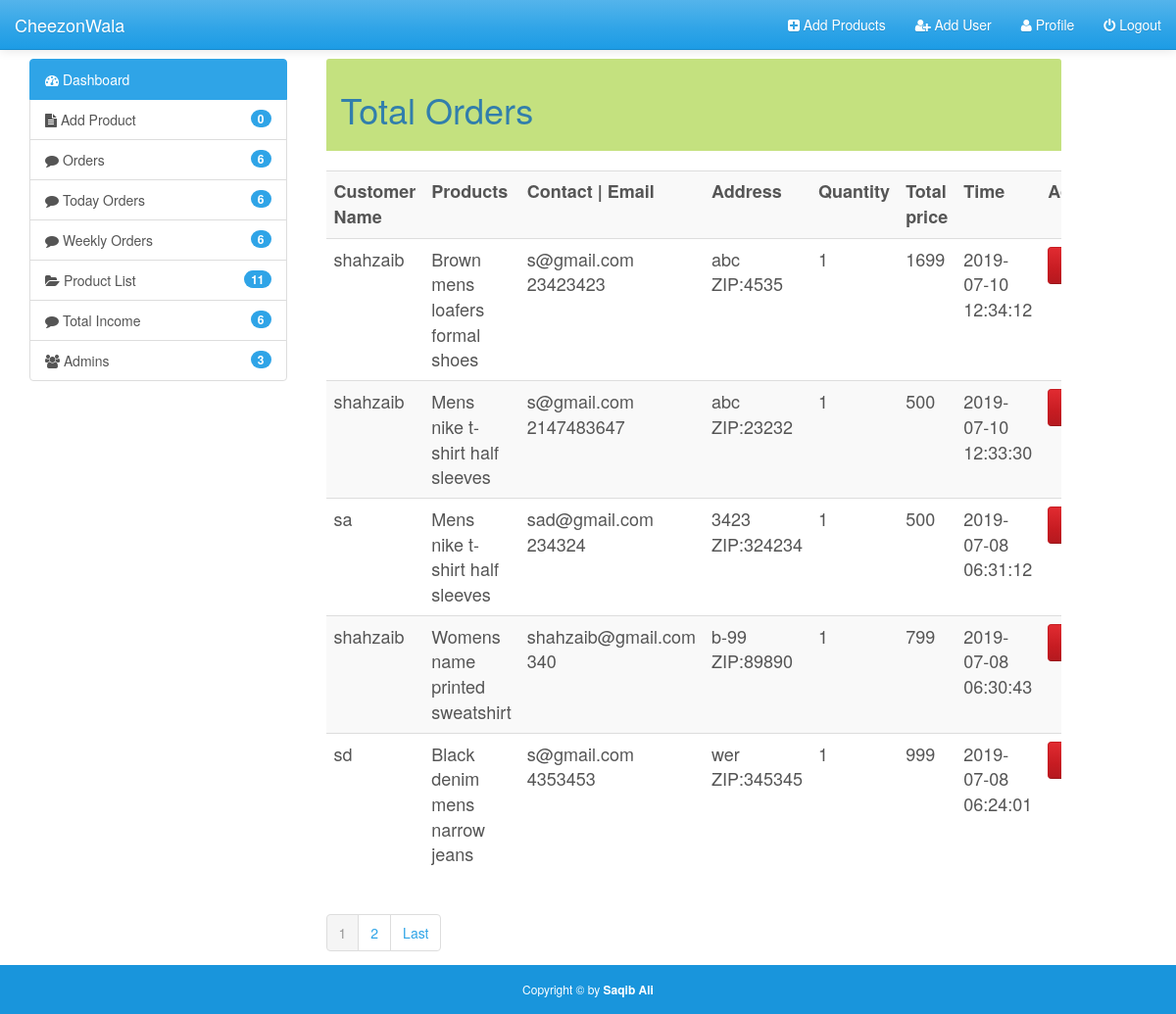
Screenshot of /cheezonwala/admin/orders.php (signed in) with the database file from the repository.
### tables this page shows
CREATE TABLE `product_order` (
  `product_order_id` int(11) NOT NULL,
  `quantity` varchar(250) NOT NULL,
  `product_order_time` datetime NOT NULL,
  `Order_id` int(11) NOT NULL,
  `product_id` int(11) NOT NULL,
  `customer_id` int(11) NOT NULL
);

CREATE TABLE `customer` (
  `c_id` int(11) NOT NULL,
  `c_name` varchar(250) NOT NULL,
  `c_email` varchar(250) NOT NULL,
  `c_contact_no` int(11) NOT NULL,
  `c_zip_code` int(11) NOT NULL,
  `c_address` text NOT NULL
);

CREATE TABLE `orders` (
  `order_id` int(11) NOT NULL,
  `p_name` varchar(250) NOT NULL,
  `details` varchar(250) NOT NULL,
  `time` datetime NOT NULL DEFAULT '0000-00-00 00:00:00' ON UPDATE CURRENT_TIMESTAMP,
  `price` varchar(11) NOT NULL,
  `c_id` int(11) NOT NULL
);

### cheezonwala/admin/orders.php (the view, shortened to what this page needs)
<?php require_once('inc/top.php'); ?>
<?php
$showRecordPerPage = 5;
$firstPage = 1;
$query = "SELECT * FROM product_order";
$Result = mysqli_query($conn, $query);
$totalRows = mysqli_num_rows($Result);
$lastPage = ceil($totalRows/$showRecordPerPage);
if(isset($_GET['page']) && !empty($_GET['page'])){
$currentPage = $_GET['page'];
  if($currentPage>$lastPage || $currentPage<$firstPage)
  header("location:orders.php?page=0");
}
else
$currentPage=1;
$startFrom = ($currentPage * $showRecordPerPage) - $showRecordPerPage;
$nextPage = $currentPage + 1;
?>
<?php require_once("inc/header.php");?>
<div class="container-fluid main-container">
<?php require_once("inc/sidebar.php");?>
</head>
<body>
    <div class="col-md-8 content" style="margin-left:10px">
    <div class="panel-heading" style="background-color:#c4e17f">
	<h1>Total Orders </h1>
</div><br>
<div class='table-responsive'>
<div style="overflow-x:scroll;">
<table class="table  table-hover table-striped" style="font-size:18px">
<tr><th>Customer Name</th><th>Products</th><th>Contact | Email</th><th>Address</th><th>Quantity</th><th>Total price</th><th>Time</th><th>Action</th></tr>
<?php
$result="SELECT DISTINCT customer.c_name,customer.c_email,customer.c_contact_no,customer.c_zip_code,customer.c_address,orders.p_name,orders.details,product_order.quantity,orders.price,product_order.product_order_time,orders.order_id,product_order.product_order_id FROM product_order inner join customer on product_order.customer_id=customer.c_id
	inner join orders on product_order.Order_id=orders.order_id
	order by time Desc  LIMIT $startFrom, $showRecordPerPage";
$result1 = $conn->query($result);
if($result1->num_rows>0)
{
	while (list($c_name,$c_email,$contact_no,$zip_code,$address,$prod_name,$details,$quantity,$price,$time,$o_id,$po_id)=mysqli_fetch_array($result1))
	{
		echo "<tr>
		<td>$c_name</td>
		<td>$prod_name</td>
		<td>$c_email<br>$contact_no</td>
		<td>$address<br>ZIP:$zip_code<br></td>
		<td>$quantity</td>
		<td>$price</td>
		<td>$time</td>
		<td>
		<a class='btn btn-danger' href=?to_id=$po_id>Delete</a>
		</td>
		</tr>";
}
		}
?>
</table>
</div>
 <nav aria-label="Page navigation">
<ul class="pagination">
<?php if($totalRows>0){ ?>
<li class="page-item active"><a class="page-link" href="?page=<?php echo $currentPage ?>"><?php echo $currentPage ?></a></li>
<?php if($currentPage != $lastPage) { ?>
<li class="page-item"><a class="page-link" href="?page=<?php echo $nextPage ?>"><?php echo $nextPage ?></a></li>
<li class="page-item">
<a class="page-link" href="?page=<?php echo $lastPage ?>" aria-label="Next">
<span aria-hidden="true">Last</span>
</a>
</li>
<?php }} ?>
</ul>
</nav><br>
</div>
</div>
<?php require_once('inc/footer.php');?>

### cheezonwala/admin/css/style.css (style rules this page uses)
html,body { height: 100%; }
body { padding-top: 60px; }

### rows the page displays
product_order: customer.c_name "shahzaib", Order.p_name "Brown mens loafers formal shoes", customer.c_email "s@gmail.com", customer.c_contact_no "23423423", customer.c_address "abc", customer.c_zip_code "4535", quantity "1", Order.price "1699", product_order_time "2019-07-10 12:34:12"
product_order: customer.c_name "shahzaib", Order.p_name "Mens nike t-shirt half sleeves", customer.c_email "s@gmail.com", customer.c_contact_no "2147483647", customer.c_address "abc", customer.c_zip_code "23232", quantity "1", Order.price "500", product_order_time "2019-07-10 12:33:30"
product_order: customer.c_name "sa", Order.p_name "Mens nike t-shirt half sleeves", customer.c_email "sad@gmail.com", customer.c_contact_no "234324", customer.c_address "3423", customer.c_zip_code "324234", quantity "1", Order.price "500", product_order_time "2019-07-08 06:31:12"
product_order: customer.c_name "shahzaib", Order.p_name "Womens name printed sweatshirt", customer.c_email "shahzaib@gmail.com", customer.c_contact_no "340", customer.c_address "b-99", customer.c_zip_code "89890", quantity "1", Order.price "799", product_order_time "2019-07-08 06:30:43"
product_order: customer.c_name "sd", Order.p_name "Black denim mens narrow jeans", customer.c_email "s@gmail.com", customer.c_contact_no "4353453", customer.c_address "wer", customer.c_zip_code "345345", quantity "1", Order.price "999", product_order_time "2019-07-08 06:24:01"

### other values shown
$currentPage "1"
$nextPage "2"
